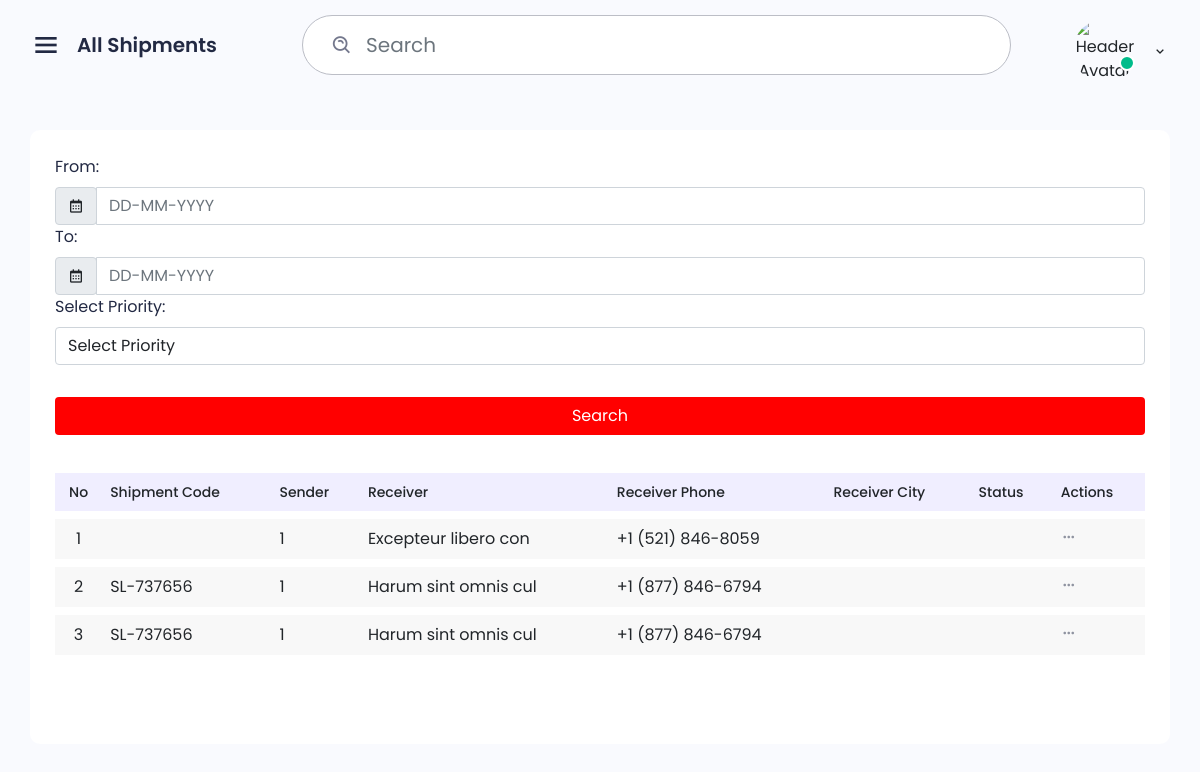
Page /all_shipment (signed in) on the earlier database version.
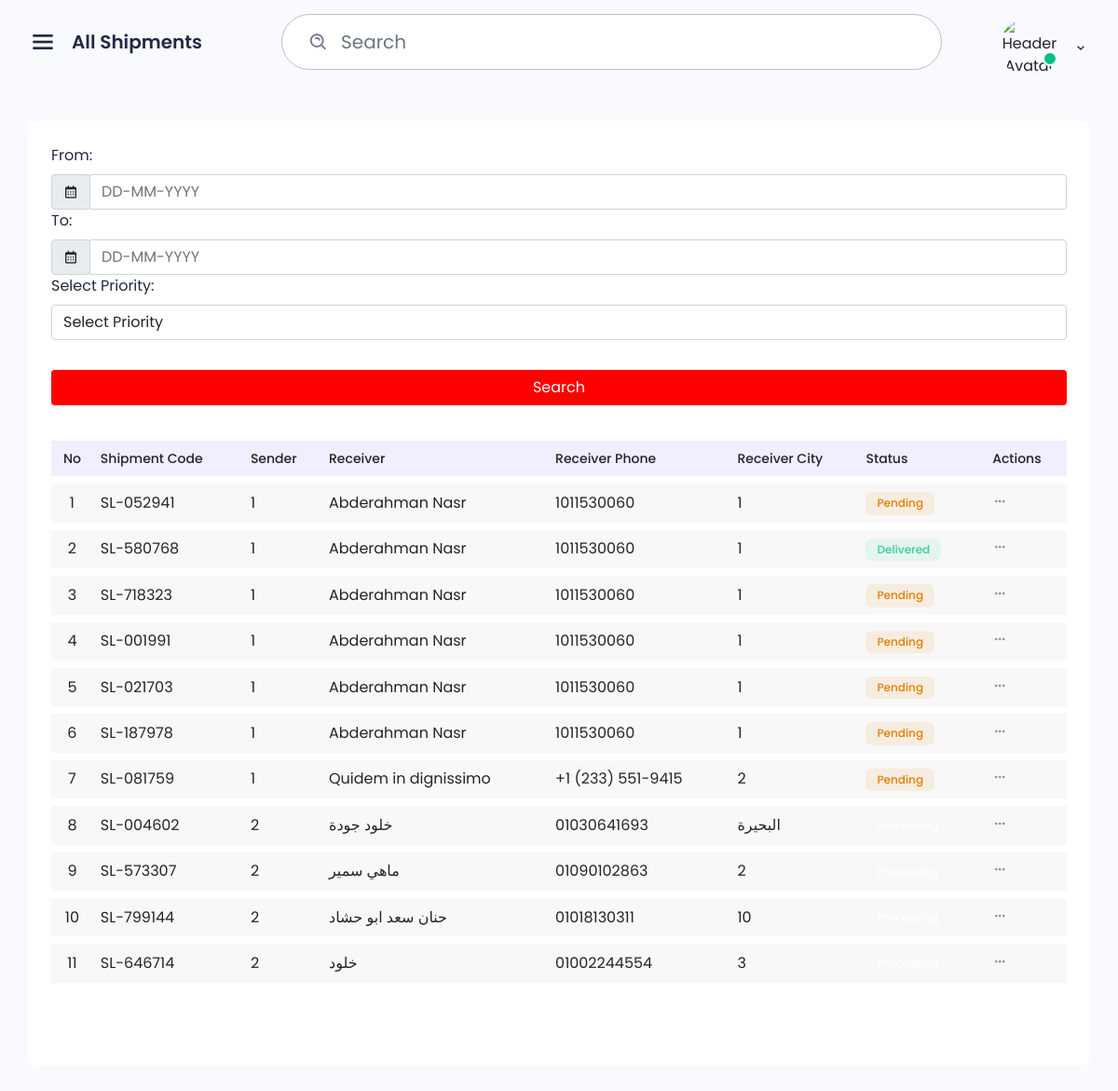
Same page on the later database version.
### app.py (models this page shows)
class Shipment(db.Model):
      id = db.Column(db.Integer, primary_key=True)
      user_id = db.Column(db.Integer, db.ForeignKey('user.id'), nullable=False)
      shipment_code = db.Column(db.String(80), nullable=False)
      sender = db.Column(db.String(80), nullable=False)
      receiver = db.Column(db.String(80), nullable=False)
      receiver_phone1 = db.Column(db.String(80), nullable=False)
      receiver_phone2 = db.Column(db.String(80), nullable=False)
      receiver_city = db.Column(db.String(80), nullable=False)
      receiver_address = db.Column(db.String(1800), nullable=False)
      status = db.Column(db.String(80), nullable=False)  # Pending, Processing, Delivered, Cancelled, Returned
      price = db.Column(db.String(80), nullable=False)
      shipment_date = db.Column(db.DateTime, server_default=db.func.now())
      delivery_date = db.Column(db.DateTime, server_default=db.func.now())
      shipment_price = db.Column(db.String(80), nullable=False)
      payment_status = db.Column(db.String(80), nullable=False)
      created_at = db.Column(db.DateTime, server_default=db.func.now())

### app.py (the view)
@app.route('/all_shipment')
def all_shipment():
      if not session.get('logged_in'):
            return redirect(url_for('admin_login'))
      user_id = session.get('user_id')
      user_role = session.get('role')
      if user_role == 'admin':
            shipments_query = Shipment.query
      else:
            shipments_query = Shipment.query.filter_by(sender=user_id)
      all_shipment_list = shipments_query.all()
      context = {
            'title': "All Shipments",
            'all_shipment_list': all_shipment_list
      }
      return render_template('all_shipment.html', **context)

### templates/all_shipment.html (shortened to what the changed rows need)
{% extends 'base.html' %} {% block content %}
<div class="row">
    <div class="col-12">
        <div class="box">
            <div class="box-body">
                <div class="table-responsive">
                    <div id="task-profile_wrapper" class="dataTables_wrapper dt-bootstrap5 no-footer">
                        <div class="row">
                            <div class="col-sm-12">
                                <table class="table table-vcenter text-nowrap table-bordered dataTable no-footer" id="task-profile" role="grid">
                                    <thead>
                                        <tr class="top">
                                            <th class="border-bottom-0 text-center sorting fs-14 font-w500" tabindex="0" aria-controls="task-profile" rowspan="1" colspan="1">No</th>
                                            <th class="border-bottom-0 sorting fs-14 font-w500" tabindex="0" aria-controls="task-profile" rowspan="1" colspan="1">Shipment Code</th>
                                            <th class="border-bottom-0 sorting fs-14 font-w500" tabindex="0" aria-controls="task-profile" rowspan="1" colspan="1">Sender</th>
                                            <th class="border-bottom-0 sorting fs-14 font-w500" tabindex="0" aria-controls="task-profile" rowspan="1" colspan="1">Receiver</th>
                                            <th class="border-bottom-0 sorting fs-14 font-w500" tabindex="0" aria-controls="task-profile" rowspan="1" colspan="1">Receiver Phone</th>
                                            <th class="border-bottom-0 sorting fs-14 font-w500" tabindex="0" aria-controls="task-profile" rowspan="1" colspan="1">Receiver City</th>
                                            <th class="border-bottom-0 sorting fs-14 font-w500" tabindex="0" aria-controls="task-profile" rowspan="1" colspan="1">Status</th>
                                            <th class="border-bottom-0 sorting_disabled fs-14 font-w500" rowspan="1" colspan="1">Actions</th>
                                        </tr>
                                    </thead>
                                    <tbody>
                                        {% for shipment in all_shipment_list %}
                                        <tr class="{{ loop.cycle('odd', 'even') }}">
                                            <td class="text-center">{{ loop.index }}</td>
                                            <td>{{ shipment.shipment_code }}</td>
                                            <td>{{ shipment.sender }}</td>
                                            <td>{{ shipment.receiver }}</td>
                                            <td>{{ shipment.receiver_phone1 }}</td>
                                            <td>{{ shipment.receiver_city }}</td>
                                            <td>
                                                {% if shipment.status == 'Pending' %}
                                                    <span class="badge badge-warning">Pending</span>
                                                {% elif shipment.status == 'Delivered' %}
                                                    <span class="badge badge-success">Delivered</span>
                                                {% elif shipment.status == 'Cancelled' %}
                                                    <span class="badge badge-danger">Cancelled</span>
                                                {% else %}
                                                    <span class="badge badge-secondary">{{ shipment.status }}</span>
                                                {% endif %}
                                            </td>
                                            <td>
                                                <div class="dropdown">
                                                    <a href="javascript:void(0);" class="btn-link" data-bs-toggle="dropdown" aria-expanded="false">
                                                        <i class="bx bx-dots-horizontal-rounded"></i>
                                                    </a>
                                                </div>
                                            </td>
                                        </tr>
                                        {% endfor %}
                                    </tbody>
                                </table>
                            </div>
                        </div>
                    </div>
                </div>
            </div>
        </div>
    </div>
</div>
{% endblock %}

Differences in the rows shown:
removed Shipment: sender "1", receiver "Excepteur libero con", receiver_phone1 "+1 (521) 846-8059"
added Shipment: shipment_code "SL-052941", sender "1", receiver "Abderahman Nasr", receiver_phone1 "1011530060", receiver_city "1", status "Pending"
changed Shipment (number 2 of 11 on the later page): shipment_code "SL-737656" → "SL-580768"; receiver "Harum sint omnis cul" → "Abderahman Nasr"; receiver_phone1 "+1 (877) 846-6794" → "1011530060"; receiver_city (not shown) → "1"; status empty → "Delivered" (drawn)
changed Shipment (number 3 of 11 on the later page): shipment_code "SL-737656" → "SL-718323"; receiver "Harum sint omnis cul" → "Abderahman Nasr"; receiver_phone1 "+1 (877) 846-6794" → "1011530060"; receiver_city (not shown) → "1"; status empty → "Pending" (drawn)
now on this page (row edited): Shipment: shipment_code "SL-001991", sender "1", receiver "Abderahman Nasr", receiver_phone1 "1011530060", receiver_city "1", status "Pending"
added Shipment: shipment_code "SL-021703", sender "1", receiver "Abderahman Nasr", receiver_phone1 "1011530060", receiver_city "1", status "Pending"
added Shipment: shipment_code "SL-187978", sender "1", receiver "Abderahman Nasr", receiver_phone1 "1011530060", receiver_city "1", status "Pending"
added Shipment: shipment_code "SL-081759", sender "1", receiver "Quidem in dignissimo", receiver_phone1 "+1 (233) 551-9415", receiver_city "2", status "Pending"
added Shipment: shipment_code "SL-004602", sender "2", receiver "خلود جودة", receiver_phone1 "01030641693", receiver_city "البحيرة"
added Shipment: shipment_code "SL-573307", sender "2", receiver "ماهي سمير", receiver_phone1 "01090102863", receiver_city "2"
added Shipment: shipment_code "SL-799144", sender "2", receiver "حنان سعد ابو حشاد", receiver_phone1 "01018130311", receiver_city "10"
added Shipment: shipment_code "SL-646714", sender "2", receiver "خلود", receiver_phone1 "01002244554", receiver_city "3"
